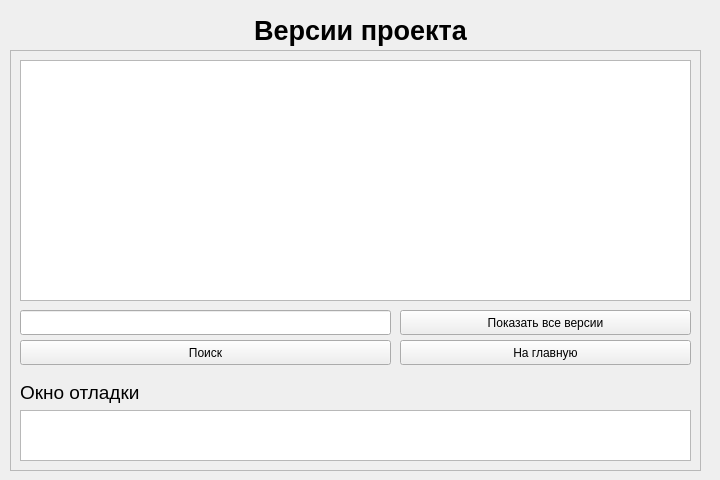
<?xml version="1.0" encoding="UTF-8"?>
<ui version="4.0">
 <class>versionu</class>
 <widget class="QWidget" name="versionu">
  <property name="geometry">
   <rect>
    <x>0</x>
    <y>0</y>
    <width>720</width>
    <height>480</height>
   </rect>
  </property>
  <property name="windowTitle">
   <string>Form</string>
  </property>
  <widget class="QFrame" name="frame">
   <property name="geometry">
    <rect>
     <x>10</x>
     <y>50</y>
     <width>691</width>
     <height>421</height>
    </rect>
   </property>
   <property name="frameShape">
    <enum>QFrame::StyledPanel</enum>
   </property>
   <property name="frameShadow">
    <enum>QFrame::Raised</enum>
   </property>
   <widget class="QTableWidget" name="twVersionU">
    <property name="geometry">
     <rect>
      <x>10</x>
      <y>10</y>
      <width>671</width>
      <height>241</height>
     </rect>
    </property>
   </widget>
   <widget class="QTextEdit" name="teCompanyU">
    <property name="geometry">
     <rect>
      <x>10</x>
      <y>360</y>
      <width>671</width>
      <height>51</height>
     </rect>
    </property>
   </widget>
   <widget class="QLineEdit" name="leCompanyNameSearch">
    <property name="geometry">
     <rect>
      <x>10</x>
      <y>260</y>
      <width>371</width>
      <height>25</height>
     </rect>
    </property>
    <property name="inputMask">
     <string extracomment="Введите ФИО Ученика для поиска"/>
    </property>
   </widget>
   <widget class="QPushButton" name="btnSearch">
    <property name="geometry">
     <rect>
      <x>10</x>
      <y>290</y>
      <width>371</width>
      <height>25</height>
     </rect>
    </property>
    <property name="text">
     <string>Поиск</string>
    </property>
   </widget>
   <widget class="QPushButton" name="btnBack">
    <property name="geometry">
     <rect>
      <x>390</x>
      <y>290</y>
      <width>291</width>
      <height>25</height>
     </rect>
    </property>
    <property name="text">
     <string>На главную</string>
    </property>
   </widget>
   <widget class="QLabel" name="label_2">
    <property name="geometry">
     <rect>
      <x>10</x>
      <y>330</y>
      <width>291</width>
      <height>25</height>
     </rect>
    </property>
    <property name="font">
     <font>
      <pointsize>14</pointsize>
     </font>
    </property>
    <property name="text">
     <string>Окно отладки</string>
    </property>
   </widget>
   <widget class="QPushButton" name="btnSelectAll">
    <property name="geometry">
     <rect>
      <x>390</x>
      <y>260</y>
      <width>291</width>
      <height>25</height>
     </rect>
    </property>
    <property name="text">
     <string>Показать все версии</string>
    </property>
   </widget>
  </widget>
  <widget class="QLabel" name="label_5">
   <property name="geometry">
    <rect>
     <x>10</x>
     <y>10</y>
     <width>701</width>
     <height>41</height>
    </rect>
   </property>
   <property name="font">
    <font>
     <pointsize>20</pointsize>
     <weight>75</weight>
     <bold>true</bold>
    </font>
   </property>
   <property name="layoutDirection">
    <enum>Qt::LeftToRight</enum>
   </property>
   <property name="text">
    <string>Версии проекта</string>
   </property>
   <property name="alignment">
    <set>Qt::AlignCenter</set>
   </property>
  </widget>
 </widget>
 <resources/>
 <connections/>
</ui>
